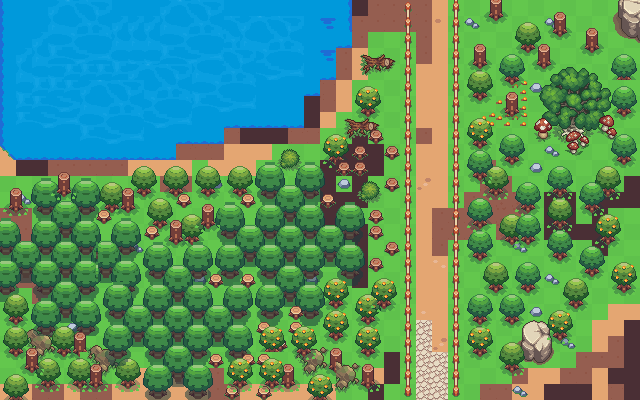

Tiled map render using the project's own tile images. Description and the map definition, with tile-layer contents summarised, below:
An orthogonal 40x25 tile map with 16x16 px tiles, 11 tile layers (Ground1, Ground2, Path1, Path2, ...), 3 tilesets.

<map version="1.10" tiledversion="1.12.1" orientation="orthogonal" renderorder="right-down" width="40" height="25" tilewidth="16" tileheight="16" infinite="0" nextlayerid="12" nextobjectid="1">
 <tileset firstgid="1" source="../tilesets/Tile1.tsx" />
 <tileset firstgid="4097" source="../tilesets/Tile3.tsx" />
 <tileset firstgid="10338" source="../tilesets/Tile2.tsx" />
 <layer id="1" name="Ground1" width="40" height="25">
  <data>[1000 cells, 1000 non-empty, 2 distinct tile ids]</data>
 </layer>
 <layer id="2" name="Ground2" width="40" height="25">
  <data>[1000 cells, 513 non-empty, 3 distinct tile ids]</data>
 </layer>
 <layer id="3" name="Path1" width="40" height="25">
  <data>[1000 cells, 248 non-empty, 46 distinct tile ids]</data>
 </layer>
 <layer id="4" name="Path2" width="40" height="25">
  <data>[1000 cells, 334 non-empty, 44 distinct tile ids]</data>
 </layer>
 <layer id="5" name="Bottom1" width="40" height="25">
  <data>[1000 cells, 345 non-empty, 151 distinct tile ids]</data>
 </layer>
 <layer id="6" name="Bottom2" width="40" height="25">
  <data>[1000 cells, 259 non-empty, 157 distinct tile ids]</data>
 </layer>
 <layer id="7" name="F1" width="40" height="25">
  <data>[1000 cells, 134 non-empty, 38 distinct tile ids]</data>
 </layer>
 <layer id="8" name="F2" width="40" height="25">
  <data>[1000 cells, 141 non-empty, 23 distinct tile ids]</data>
 </layer>
 <layer id="9" name="Player" width="40" height="25">
  <data>[1000 cells, 0 non-empty, 0 distinct tile ids]</data>
 </layer>
 <layer id="10" name="Above1" width="40" height="25">
  <data>[1000 cells, 0 non-empty, 0 distinct tile ids]</data>
 </layer>
 <layer id="11" name="Above2" width="40" height="25">
  <data>[1000 cells, 0 non-empty, 0 distinct tile ids]</data>
 </layer>
</map>
